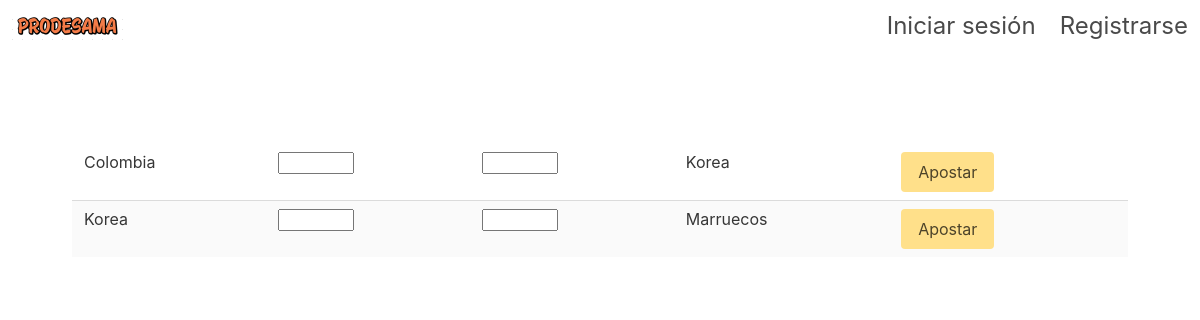
/home/, run on the app's committed database.
### prode/models.py (models this page shows, shortened)
class Match(models.Model):
    start = models.DateTimeField()
    end = models.DateTimeField()
    team1 = models.ForeignKey(Team, on_delete=models.CASCADE, related_name='+')
    team2 = models.ForeignKey(Team, on_delete=models.CASCADE, related_name='+')
    team1_score = models.PositiveIntegerField(default=0)
    team2_score = models.PositiveIntegerField(default=0)
    def __str__(self):
        return (self.team1.name + " vs " + self.team2.name)

class Team(models.Model):
    name = models.CharField(max_length=50)
    flag = models.ImageField()

### prode/views.py (the view, shortened to what this page needs)
# urls.py: path('home/', views.BetView.as_view(), name='home'),
class BetView(generic.ListView):
    template_name = 'prode/home.html'
    def get(self, request):
        matchs = Match.objects.all()
        form = BetForm()
        return render(request, self.template_name, {'form': form, 'matchs': matchs})

### prode/forms.py
class BetForm(forms.ModelForm):
    team1_score = forms.IntegerField(min_value=0, max_value=15)
    team2_score = forms.IntegerField(min_value=0, max_value=15)
    class Meta:
        model = Bet
        fields = ('team1_score', 'team2_score', 'match')

### prode/templates/prode/home.html (shortened to what this page needs)
<link rel="stylesheet" href="https://cdnjs.cloudflare.com/ajax/libs/bulma/0.6.2/css/bulma.min.css">
{% extends "prode/base.html" %}
{% load static %}
{% block body_block %}
<section class="section is-medium">
    <div>
    <table class="table is-striped is-fullwidth">
        {% for match in matchs %}
        <form method="POST">
            <tr>
            <td>{{ match.team1.name }}</td>
            <td>{{ form.team1_score }}</td>
            <td>{{ form.team2_score }}</td>
            <td>{{ match.team2.name}} </td>
            <td><button class="button is-warning" type="submit">Apostar</button></td>
            </tr>
        </form>
        {% endfor %}
    </div>
</section>
{% endblock %}

### data on the page
Match: team1.name "Colombia", team2.name "Korea"
Match: team1.name "Korea", team2.name "Marruecos"
